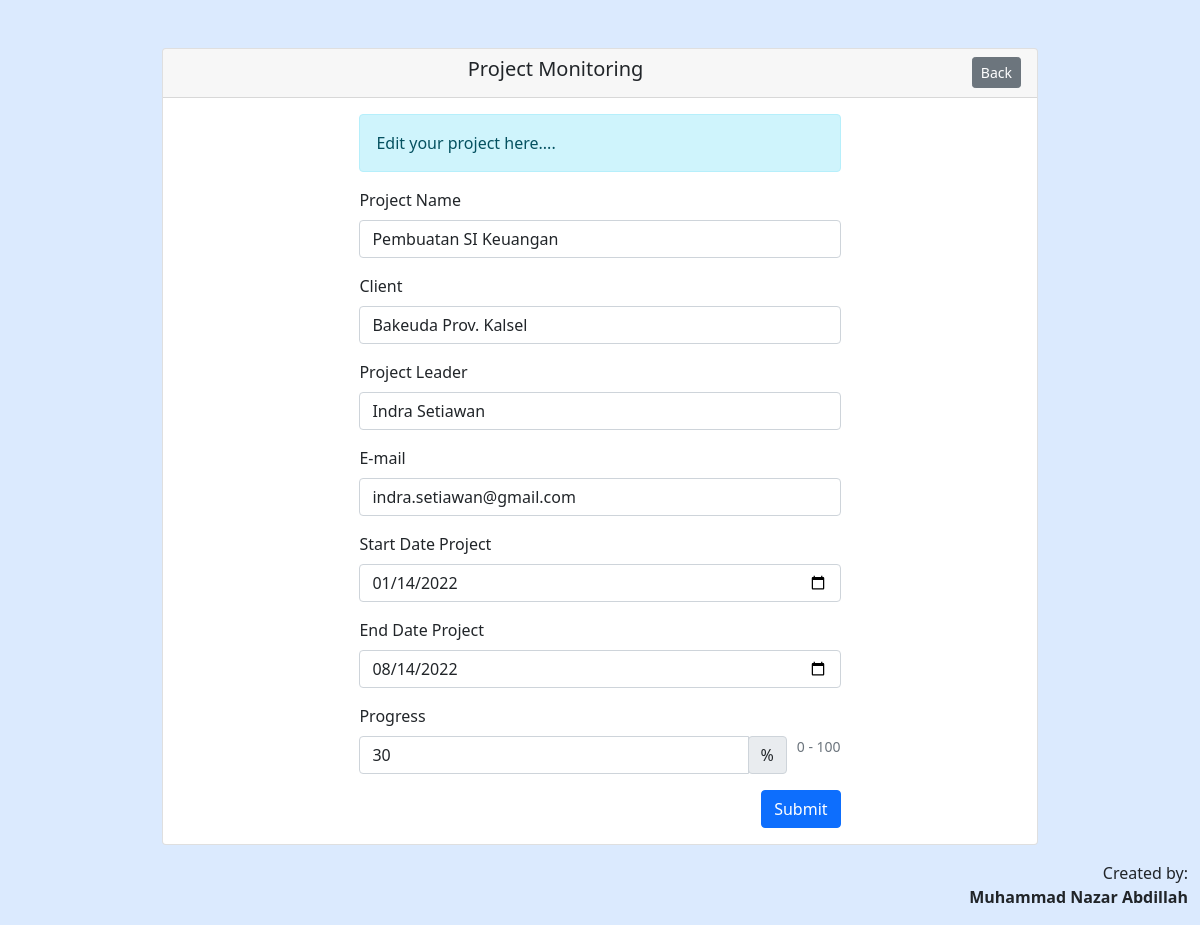
The app's page /monitoring/edit/1 with its own data.
### tables this page shows
CREATE TABLE `monitoring` (
  `id` int(11) NOT NULL,
  `project_name` varchar(128) NOT NULL,
  `client` varchar(128) NOT NULL,
  `project_leader` varchar(128) NOT NULL,
  `email` varchar(128) NOT NULL,
  `image` varchar(128) NOT NULL,
  `start_date` date NOT NULL,
  `end_date` date NOT NULL,
  `progress` varchar(5) NOT NULL
);

### application/controllers/Monitoring.php (called while the page is built, shortened)
<?php
class Monitoring extends CI_Controller
{
	public function edit($id)
	{
		$data['title'] = 'Edit Project Monitoring';
		$data['editproject'] = $this->monitoring->getMonitoringbyId($id);
		$this->form_validation->set_rules('project_name', 'Project Name', 'required|trim');
		$this->form_validation->set_rules('client', 'Client', 'required|trim');
		$this->form_validation->set_rules('project_leader', 'Project Leader', 'required|trim');
		$this->form_validation->set_rules('email', 'E-mail', 'required|trim');
		$this->form_validation->set_rules('start_date', 'Start Date Project', 'required|trim');
		$this->form_validation->set_rules('end_date', 'End Date Project', 'required|trim');
		$this->form_validation->set_rules('progress', 'Progress', 'required|trim');
		if ($this->form_validation->run() == false) {
			$this->load->view('monitoring/edit', $data);
		}
	}
}

### index.php (called while the page is built, shortened)
<?php
require_once BASEPATH.'core/CodeIgniter.php';

### application/models/Monitoring_model.php (called while the page is built, shortened)
<?php
class Monitoring_model extends CI_model
{
    public function getMonitoringbyId($id)
    {
        return $this->db->get_where('monitoring', ['id' => $id])->row_array();
    }
}

### application/views/monitoring/edit.php (the view, shortened to what this page needs)
<!doctype html>
<html lang="en">
<head>
    <link href="https://cdn.jsdelivr.net/npm/bootstrap@5.0.2/dist/css/bootstrap.min.css" rel="stylesheet">
    <link href="<?= base_url('assets/'); ?>/vendor/css/all.css" rel="stylesheet">
</head>
<body style="background-color: #dbeafe;">
    <div class="container-fluid mt-5">
        <div class="row">
            <div class="col-sm-10 col-md-8 col-lg-9 mx-auto d-table h-100">
                <div class="card">
                    <div class="card-header">
                        <div class="row align-items-start">
                            <div class="col">
                                <h1 class="h5">Project Monitoring</h1>
                            </div>
                            <div class="col text-end">
                                <a href="<?= base_url('monitoring'); ?>" class="btn btn-secondary btn-sm">Back</a>
                            </div>
                        </div>
                    </div>
                    <div class="card-body">
                        <div class="row">
                            <div class="col-lg-7 mx-auto">
                                <div class="alert alert-info" role="alert">
                                    Edit your project here....
                                </div>
                                <form action="" method="post">
                                    <div class="mb-3">
                                        <label for="project_name" class="form-label">Project Name</label>
                                        <input type="text" class="form-control" name="project_name" id="project_name" value="<?= $editproject['project_name']; ?>" placeholder="input your project name...">
                                    </div>
                                    <div class="mb-3">
                                        <label for="client" class="form-label">Client</label>
                                        <input type="text" class="form-control" name="client" id="client" value="<?= $editproject['client']; ?>" placeholder="input client name...">
                                    </div>
                                    <div class="mb-3">
                                        <label for="project_leader" class="form-label">Project Leader</label>
                                        <input type="text" class="form-control" name="project_leader" id="project_leader" value="<?= $editproject['project_leader']; ?>" placeholder="input your project leader...">
                                    </div>
                                    <div class="mb-3">
                                        <label for="email" class="form-label">E-mail</label>
                                        <input type="email" class="form-control" name="email" id="email" value="<?= $editproject['email']; ?>" placeholder="input your email...">
                                    </div>
                                    <div class="mb-3">
                                        <label for="start_date" class="form-label">Start Date Project</label>
                                        <input type="date" class="form-control" name="start_date" id="start_date" value="<?= $editproject['start_date']; ?>">
                                    </div>
                                    <div class="mb-3">
                                        <label for="end_date" class="form-label">End Date Project</label>
                                        <input type="date" class="form-control" name="end_date" id="end_date" value="<?= $editproject['end_date']; ?>">
                                    </div>
                                    <label for="progress" class="form-label">Progress</label>
                                    <div class="input-group mb-3">
                                        <input class="form-control" type="number" value="<?= $editproject['progress']; ?>" id="progress" name="progress" min="0" max="100">
                                        <div class="input-group-append">
                                            <span class="input-group-text">%</span>
                                        </div>
                                        <small class="text-muted">&nbsp;&nbsp; 0 - 100</small>
                                    </div>
                                    <div class="text-end">
                                        <button type="submit" class="btn btn-primary">Submit</button>
                                    </div>
                                </form>
                            </div>
                        </div>
                    </div>
                </div>
            </div>
        </div>
        <div class="mt-3">
            <div class="col text-end">
                <p class="mb-0">Created by:</p>
                <p><strong>Muhammad Nazar Abdillah</strong></p>
            </div>
        </div>
    </div>
</body>
</html>

### records on screen
monitoring: project_name "Pembuatan SI Keuangan", client "Bakeuda Prov. Kalsel", project_leader "Indra Setiawan", email "indra.setiawan@gmail.com", start_date "01/14/2022", end_date "08/14/2022", progress "30"
